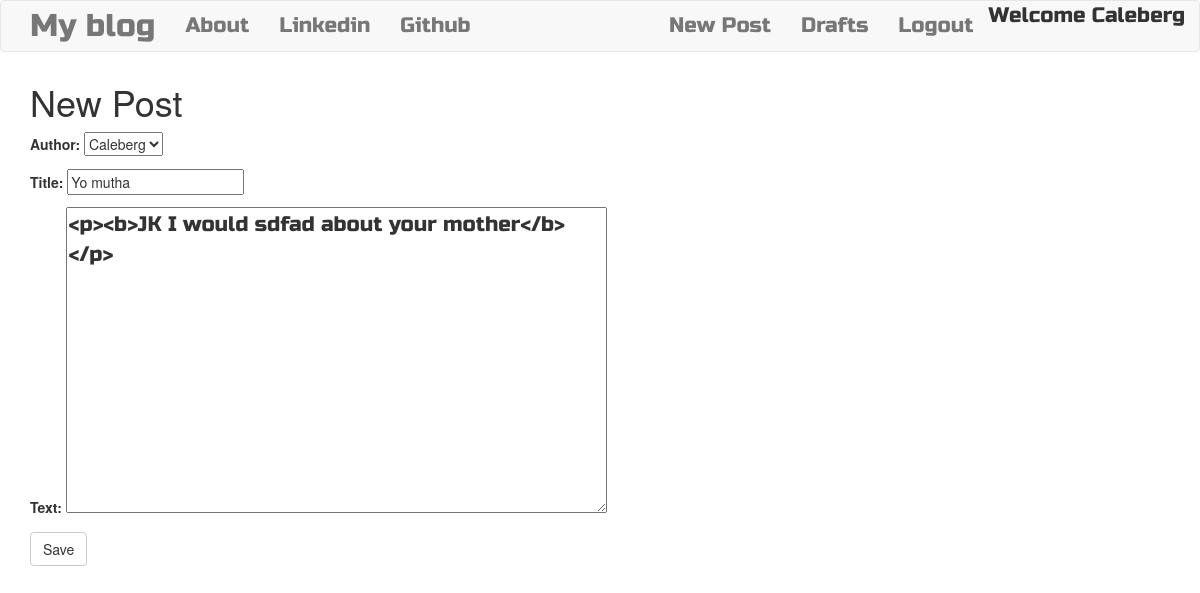
Screenshot of /post/3/edit/ (signed in) with the database file from the repository.
### blog/models.py (models this page shows, shortened)
class Post(models.Model):
    author = models.ForeignKey('auth.User') #since only one user in theory will use this site, make sure the entity trying to post is an authorized user (AKA A SUPERUSER from python manage.py createsuperuser)
    title = models.CharField(max_length=200)
    text = models.TextField()
    created_date = models.DateTimeField(default=timezone.now)
    published_date = models.DateTimeField(blank=True,null=True)#post might not be published for viewing when first drafted, only want to stamp with time when he post becomes viewable to the public

### blog/views.py (the view)
# urls.py: url(r'^post/(?P<pk>\d+)/edit/$',views.PostUpdateView.as_view(),name='post_edit'),
class PostUpdateView(LoginRequiredMixin,UpdateView):
    login_url = '/login/'
    redirect_field_name = 'blog/post_detail.html'
    form_class = PostForm
    model = Post

### blog/forms.py
class PostForm(forms.ModelForm):
    class Meta():
        model = Post
        fields = ('author','title','text')
        widgets = {
            'title':forms.TextInput(attrs={'class':'textinputclass'}),
            'text':forms.Textarea(attrs={'class':'editable medium-editor-textarea postcontent'})
        }

### blog/templates/blog/post_form.html (shortened to what this page needs)
{% extends "blog/base.html" %}
{% block content %}
  <h1>New Post</h1>
  <form class="post-form" method="POST">
    {{ form.as_p }}
    <button type="submit" class='save btn btn-default'>Save</button>
  </form>
{% endblock %}

### blog/templates/blog/base.html (shortened to what this page needs)
<!DOCTYPE html>
{% load staticfiles %}
<html>
  <head>
    <link rel="stylesheet" href="https://maxcdn.bootstrapcdn.com/bootstrap/3.3.7/css/bootstrap.min.css">
      <link rel="stylesheet" href="//cdn.jsdelivr.net/npm/medium-editor@latest/dist/css/medium-editor.min.css" type="text/css" media="screen" charset="utf-8">
      <link rel="stylesheet" href="{% static 'css/blog.css' %}">
  </head>
  <body>
    <nav class='navbar navbar-default techfont custom-navbar'>
      <div class="container">
        <ul class='nav navbar-nav'>
          <li><a class='navbar-brand bigbrand' href="{% url 'blog:post_list' %}">My blog</a></li>
          <li><a href="{% url 'blog:about' %}">About</a></li>
          <li><a href="https://www.linkedin.com">Linkedin</a></li>
          <li><a href="https://www.github.com">Github</a></li>
        </ul>
        <ul class='nav navbar-nav navbar-right'>
          {% if user.is_authenticated %}
          <li><a href="{% url 'blog:post_new' %}">New Post</a></li>
          <li><a href="{% url 'blog:post_draft_list' %}">Drafts</a></li>
          <li><a href="{% url 'logout' %}">Logout</a></li>
          <li>Welcome {{user.username}}</li>
          {% else %}
          <li><a class='nav navbar-right' href="{% url 'login' %}">Login</a></li>
          {% endif %}
        </ul>
      </div>
    </nav>
    <div class="content container">
      <div class="row">
        <div class="col-md-8">
          <div class="blog_posts">
            {% block content %}
            {% endblock %}
          </div>
        </div>
      </div>
    </div>
  </body>
</html>

### blog/static/css/blog.css (style rules this page uses)
.techfont { font-family: 'Russo One',sans-serif; font-size:1.5em; margin-bottom:10px; }
.bigbrand { font-size:1.5em; }
.postcontent { font-family: 'Russo One',sans-serif; font-size: 1.5em; }

### rows the page displays
Post: author "Caleberg", title "Yo mutha", text "<p><b>JK I would sdfad about your mother</b></p>"

### other values shown
{{ user.username }} "Caleberg"
